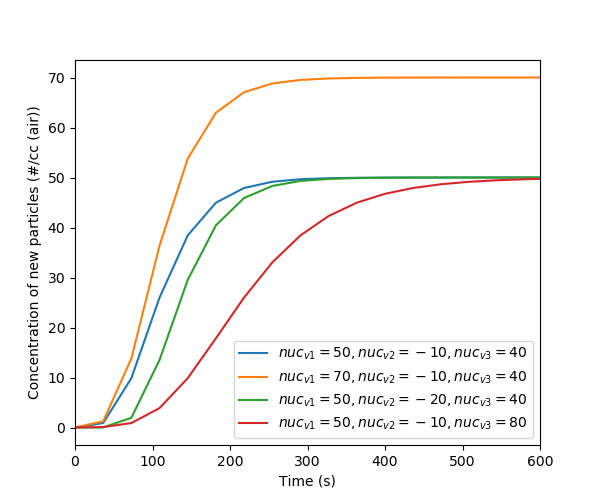

Reproduce this figure in Python.
'''module to produce examples of sensitivity of Gompertz nucleation function to user-defined parameters'''

import matplotlib.pyplot as plt
import numpy as np
# import pandas as pd # for reading in .xls spreadsheets
from matplotlib.colors import LinearSegmentedColormap # for customised colormap
from matplotlib.ticker import MaxNLocator
from matplotlib.colors import BoundaryNorm
import matplotlib.ticker as ticker # set colormap tick labels to standard notation
import matplotlib.gridspec as gspec # setting subplots on a grid

def nuc_sens(t, nucv1, nucv2, nucv3):

	Pnew = np.zeros((len(t), len(nucv1)))
	for i in range(len(nucv1)): # loop through combinations
		Pnew[:, i] = nucv1[i]*np.exp(nucv2[i]*(np.exp(-t/nucv3[i])))

	fig, (ax0) = plt.subplots(1, 1, figsize=(6,5))
	ax0.plot(t, Pnew[:, 0],label=r'$nuc_{v1}=50, nuc_{v2}=-10, nuc_{v3}=40$')
	ax0.plot(t, Pnew[:, 1],label=r'$nuc_{v1}=70, nuc_{v2}=-10, nuc_{v3}=40$')
	ax0.plot(t, Pnew[:, 2],label=r'$nuc_{v1}=50, nuc_{v2}=-20, nuc_{v3}=40$')
	ax0.plot(t, Pnew[:, 3],label=r'$nuc_{v1}=50, nuc_{v2}=-10, nuc_{v3}=80$')
	ax0.set_xlim([0.0, 600.0])
	ax0.set_xlabel(r'Time (s)', fontsize=10)
	ax0.set_ylabel(r'Concentration of new particles (#/cc (air))', fontsize=10)
	ax0.legend()
	fig.savefig('nuc_sens.png')
	plt.show()			
	
	# ------------------------------------------------------------------------------------
	# second part is to show how nucleation parameters can be fitted to measurements
	
	# first, open MAC nucleation experiment measurements
	fnamepre = '/Users/Simon_OMeara/Documents/Manchester/postdoc_stuff/box-model/PyCHAM_Gitw/PyCHAM/output/'
	# file name for number size distribution contours
	fname = str(fnamepre+'MACobs/dndlogD.xlsx')
	sht_name = str('dNdlogD') # sheet name
	dNdlogDm = pd.read_excel(fname, sheet_name=sht_name)
	dNdlogDm = (dNdlogDm.values)[1::, 1::] # convert to numpy array from pandas data frame
	
	# file name for number size distribution times (hours)
	fname = str(fnamepre+'MACobs/dndlogDt.xlsx')
	sht_name = str('dndlogDt') # sheet name
	dNdlogDmt = pd.read_excel(fname, sheet_name=sht_name)
	dNdlogDmt = (dNdlogDmt.values)[1::, 1] # convert to numpy array from pandas data frame
	
	# file name for number size distribution diameters (nm)
	fname = str(fnamepre+'MACobs/Dp.xlsx')
	sht_name = str('Dp') # sheet name
	dNdlogDmDp = pd.read_excel(fname, sheet_name=sht_name)
	dNdlogDmDp = (dNdlogDmDp.values)[1::, 1] # convert to numpy array from pandas data frame
	
	# customised colormap (https://www.rapidtables.com/web/color/RGB_Color.html)
	colors = [(0.60, 0.0, 0.70), (0, 0, 1), (0, 1.0, 1.0), (0, 1.0, 0.0), (1.0, 1.0, 0.0), (1.0, 0.0, 0.0)]  # R -> G -> B
	n_bin = 100  # Discretizes the colormap interpolation into bins
	cmap_name = 'my_list'
	# Create the colormap
	cm = LinearSegmentedColormap.from_list(cmap_name, colors, N=n_bin)
	
	# set contour levels
	levels = (MaxNLocator(nbins = 100).tick_values(np.min(dNdlogDm[~np.isnan(dNdlogDm)]), 
			np.max(dNdlogDm[~np.isnan(dNdlogDm)])))

	# associate colours and contour levels
	norm1 = BoundaryNorm(levels, ncolors = cm.N, clip=True)
	
	fig, (ax1, ax2, ax3) = plt.subplots(1, 3, figsize=(10,5), sharey=True, 
        gridspec_kw={'width_ratios':[1,1,1.2]})
	CS1 = ax1.pcolormesh(dNdlogDmt, dNdlogDmDp, np.transpose(dNdlogDm[:,0:-1]), 
			cmap=cm, norm=norm1)
	ax1.set_ylim([0.0, 180.0])
	ax1.set_xlim([0.0, 4.0])
	ax1.set_xlabel('Time (hrs)', size=18)
	ax1.set_ylabel('Diameter (nm)', size=18)
	ax1.set_title('$\mathrm{a)\; nuc_{v1,v2,v3}=15x10^3,0,60}$', size=10)
	
	
	# ------------------------------------------------------------------------------------
	# second iteration plot
	CS2 = ax2.pcolormesh(dNdlogDmt, dNdlogDmDp, np.transpose(dNdlogDm[:,0:-1]), 
						cmap=cm, norm=norm1)
	ax2.set_ylim([0.0, 180.0])
	ax2.set_xlim([0.0, 4.0])
	ax2.set_xlabel('Time (hrs)', size=18)
	ax2.set_title('$\mathrm{b)\; nuc_{v1,v2,v3}=15x10^3,-70,60}$', size=10)
	
	# ------------------------------------------------------------------------------------
	# third iteration plot
	CS3 = ax3.pcolormesh(dNdlogDmt, dNdlogDmDp, np.transpose(dNdlogDm[:,0:-1]), 
						cmap=cm, norm=norm1)
	ax3.set_ylim([0.0, 180.0])
	ax3.set_xlim([0.0, 4.0])
	ax3.set_xlabel('Time (hrs)', size=18)
	ax3.set_title('$\mathrm{c)\; nuc_{v1,v2,v3}=25x10^3,-70,120}$', size=10)

	# ------------------------------------------------------------------------------------	
	# colour bar
	# function for doing colorbar tick labels in standard notation
	def fmt(x, pos):
		a, b = '{:.1e}'.format(x).split('e')
		b = int(b)
		return r'${} \times 10^{{{}}}$'.format(a, b)
	
	cb = fig.colorbar(CS3, format=ticker.FuncFormatter(fmt))
	# colour bar label
	cb.set_label('dN/d$\mathrm{log_{10}}$($\mathrm{D_{p}}$) $\mathrm{(cm^{-3})}$', 
					size=18, rotation=270, labelpad=20)
	
	# ------------------------------------------------------------------------------------
	# simulation results
	
	# first iteration plot
	# open
	output_by_sim = '/Users/Simon_OMeara/Documents/Manchester/postdoc_stuff/box-model/PyCHAM_Gitw/PyCHAM/output/nuc_sens_chem/iter0'
	fname = str(output_by_sim+'/N') # particle number concentration (# particles/cc (air))
	N = np.loadtxt(fname,delimiter=',',skiprows=1) # skiprows=1 omits header)
	
	# size bin radius bounds (um) for calculating dN/dlog10D (/cc (air))
	# name of file where particle size results saved
	fname = str(output_by_sim+'/sbb')
	sbb = np.loadtxt(fname,delimiter=',',skiprows=1) # skiprows=1 omits header)
	# convert from um to nm and from radius to diameter
	sbb = sbb*2.0e3

	# withdraw times
	fname = str(output_by_sim+'/t') # (s)
	t_array = np.loadtxt(fname,delimiter=',',skiprows=1) # skiprows=1 omits header)
	# convert seconds to hours
	t_array = t_array/3600.0
	
	# diameters at particle size bin centres (um)
	fname = str(output_by_sim+'/x')
	x = np.loadtxt(fname,delimiter=',',skiprows=1) # skiprows=1 omits header)
	# convert um to nm and radius to diameter
	x = x*2.0e3
	
	# calculate dlog10(Dp)
	# two-point moving sum of particle number concentrations (# particles/cc(air))
	N2p = (N[:,0:-1]+N[:,1::])
	# change first element in sbb from zero to very low value
	if sbb[0]==0.0:
		sbb[0] = 1.0e-40 # very low filler, effectively zero
	# log10 diameter bin bounds
	logDp = np.log10(sbb)
	# note we use 2 in the index as using two-point moving sum for N2p
	dlogDp = (logDp[2::]-logDp[0:-2])
	# quotient of particle number concentration per size bin and bin width
	dNdlogDp = N2p/dlogDp
	
	# add contour lines to measurement plot
	CS1sim = ax1.contour(t_array, (x[0,0:-1]+x[0,1::])/2.0, np.transpose(dNdlogDp), cmap=cm, norm=norm1)
	# ------------------------------------------------------------------------------------
	
	# second iteration plot
	# open
	output_by_sim = '/Users/Simon_OMeara/Documents/Manchester/postdoc_stuff/box-model/PyCHAM_Gitw/PyCHAM/output/nuc_sens_chem/iter1'
	fname = str(output_by_sim+'/N') # particle number concentration (# particles/cc (air))
	N = np.loadtxt(fname,delimiter=',',skiprows=1) # skiprows=1 omits header)
	
	# size bin radius bounds (um) for calculating dN/dlog10D (/cc (air))
	# name of file where particle size results saved
	fname = str(output_by_sim+'/sbb')
	sbb = np.loadtxt(fname,delimiter=',',skiprows=1) # skiprows=1 omits header)
	# convert from um to nm and from radius to diameter
	sbb = sbb*2.0e3

	# withdraw times
	fname = str(output_by_sim+'/t') # (s)
	t_array = np.loadtxt(fname,delimiter=',',skiprows=1) # skiprows=1 omits header)
	# convert seconds to hours
	t_array = t_array/3600.0
	
	# diameters at particle size bin centres (um)
	fname = str(output_by_sim+'/x')
	x = np.loadtxt(fname,delimiter=',',skiprows=1) # skiprows=1 omits header)
	# convert um to nm and radius to diameter
	x = x*2.0e3
	
	# calculate dlog10(Dp)
	# two-point moving sum of particle number concentrations (# particles/cc(air))
	N2p = (N[:,0:-1]+N[:,1::])
	# change first element in sbb from zero to very low value
	if sbb[0]==0.0:
		sbb[0] = 1.0e-40 # very low filler, effectively zero
	# log10 diameter bin bounds
	logDp = np.log10(sbb)
	# note we use 2 in the index as using two-point moving sum for N2p
	dlogDp = (logDp[2::]-logDp[0:-2])
	# quotient of particle number concentration per size bin and bin width
	dNdlogDp = N2p/dlogDp
	
	# add contour lines to measurement plot
	CS2sim = ax2.contour(t_array, (x[0,0:-1]+x[0,1::])/2.0, np.transpose(dNdlogDp), 
							cmap=cm, norm=norm1)
	# ------------------------------------------------------------------------------------
	
	# third iteration plot
	# open
	output_by_sim = '/Users/Simon_OMeara/Documents/Manchester/postdoc_stuff/box-model/PyCHAM_Gitw/PyCHAM/output/nuc_sens_chem/iter2'
	fname = str(output_by_sim+'/N') # particle number concentration (# particles/cc (air))
	N = np.loadtxt(fname,delimiter=',',skiprows=1) # skiprows=1 omits header)
	
	# size bin radius bounds (um) for calculating dN/dlog10D (/cc (air))
	# name of file where particle size results saved
	fname = str(output_by_sim+'/sbb')
	sbb = np.loadtxt(fname,delimiter=',',skiprows=1) # skiprows=1 omits header)
	# convert from um to nm and from radius to diameter
	sbb = sbb*2.0e3

	# withdraw times
	fname = str(output_by_sim+'/t') # (s)
	t_array = np.loadtxt(fname,delimiter=',',skiprows=1) # skiprows=1 omits header)
	# convert seconds to hours
	t_array = t_array/3600.0
	
	# diameters at particle size bin centres (um)
	fname = str(output_by_sim+'/x')
	x = np.loadtxt(fname,delimiter=',',skiprows=1) # skiprows=1 omits header)
	# convert um to nm and radius to diameter
	x = x*2.0e3
	
	# calculate dlog10(Dp)
	# two-point moving sum of particle number concentrations (# particles/cc(air))
	N2p = (N[:,0:-1]+N[:,1::])
	# change first element in sbb from zero to very low value
	if sbb[0]==0.0:
		sbb[0] = 1.0e-40 # very low filler, effectively zero
	# log10 diameter bin bounds
	logDp = np.log10(sbb)
	# note we use 2 in the index as using two-point moving sum for N2p
	dlogDp = (logDp[2::]-logDp[0:-2])
	# quotient of particle number concentration per size bin and bin width
	dNdlogDp = N2p/dlogDp
	
	# add contour lines to measurement plot
	CS3sim = ax3.contour(t_array, (x[0,0:-1]+x[0,1::])/2.0, np.transpose(dNdlogDp), 
							cmap=cm, norm=norm1)

	fig.savefig('nuc_sens_vsobs.png')
	plt.show() # showing contour plot of number size distribution

# ----------------------------------------------------------------------------------------
# inputs
t = np.linspace(0, 3600, 100)# time (s)
nucv1 = np.array((50.0, 70.0, 50.0, 50.0))
nucv2 = np.array((-10.0, -10.0, -20.0, -10.0))
nucv3 = np.array((40.0, 40.0, 40.0, 80.0))

nuc_sens(t, nucv1, nucv2, nucv3) # call function with inputs